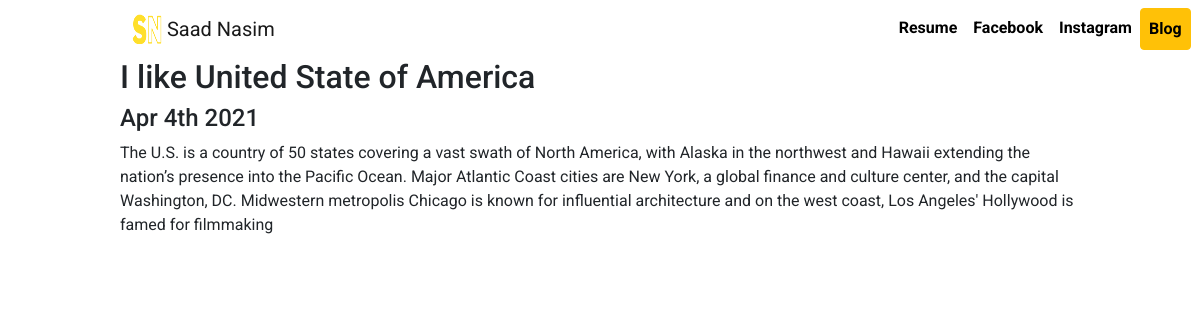
Page /blog/11/ on the committed database.
### blog/models.py (models this page shows, shortened)
class Blog(models.Model):
    title = models.CharField(max_length=200)
    description = models.TextField()
    date = models.DateField()

### blog/views.py (the view)
# urls.py: path('<int:blog_id>/',views.detail,name ='detail'),
def detail(request,blog_id):
    blog= get_object_or_404(Blog, pk=blog_id)
    return render(request,'blog/detail.html',{'blog':blog})

### blog/templates/blog/detail.html
{% extends 'portfolio/base.html' %}
{% block content %}
<h2>{{ blog.title }}</h2>
<h4>{{ blog.date|date:'M jS Y'}}</h4>
<p>{{ blog.description|safe}}</p>
{% endblock %}

### portfolio/static/portfolio/custom.css (style rules this page uses)
body { font-family: 'Roboto', sans-serif; margin: auto; width: 80%; }

### rows in the picture
Blog: title "I like United State of America", date "Apr 4th 2021", description "The U.S. is a country of 50 states covering a vast swath of North America, with Alaska in the northwest and Hawaii extending the nation’s presence into the Pacific Ocean. Major Atlantic Coast cities are New York, a global finance and culture center, and the capital Washington, DC. Midwestern metropolis Chicago is known for influential architecture and on the west coast, Los Angeles' Hollywood is famed for filmmaking"
